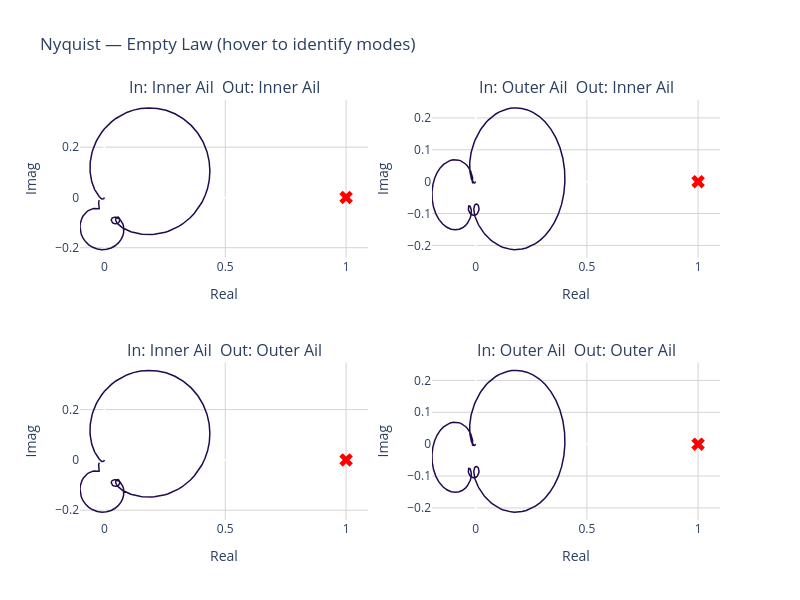

Write notebook code for a chart like this one.
### Code cell
fig = make_subplots(rows=2, cols=2,
                    subplot_titles=[
                        'In: Inner Ail  Out: Inner Ail',
                        'In: Outer Ail  Out: Inner Ail',
                        'In: Inner Ail  Out: Outer Ail',
                        'In: Outer Ail  Out: Outer Ail'])

positions = [(1,1),(1,2),(2,1),(2,2)]
idx_pairs  = [(0,0),(0,1),(1,0),(1,1)]
hover_text = [f"f = {f:.3f} Hz" for f in freq]

for (row,col), (i,j) in zip(positions, idx_pairs):
    H = H_OL[i, j, :]
    fig.add_trace(go.Scatter(
        x=np.real(H), y=np.imag(H),
        mode='lines', line=dict(color='#220B4D', width=1.5),
        text=hover_text, hovertemplate='%{text}<br>Re=%{x:.4f} Im=%{y:.4f}<extra></extra>',
        showlegend=False), row=row, col=col)
    fig.add_trace(go.Scatter(
        x=[1], y=[0], mode='markers',
        marker=dict(symbol='x', size=12, color='red'),
        showlegend=False), row=row, col=col)

fig.update_layout(title='Nyquist — Empty Law (hover to identify modes)',
                  height=600, width=800, plot_bgcolor='white')
for i in range(1,3):
    for j in range(1,3):
        fig.update_xaxes(showgrid=True, gridcolor='lightgrey',
                         title_text='Real', row=i, col=j)
        fig.update_yaxes(showgrid=True, gridcolor='lightgrey',
                         title_text='Imag', row=i, col=j)
fig.show()

### Figure 1 — Plotly figure (JSON) as saved in the notebook; plotly's stock layout.template omitted (floating-point values rounded to 4 significant figures; data arrays with more than 128 entries replaced by an {"elided": "..."} marker saying what was removed)
{"data": [{"hovertemplate": "%{text}<br>Re=%{x:.4f} Im=%{y:.4f}<extra></extra>", "line": {"color": "#220B4D", "width": 1.5}, "mode": "lines", "showlegend": false, "text": {"elided": "500 str values"}, "type": "scatter", "x": {"elided": "500 float values"}, "xaxis": "x", "y": {"elided": "500 float values"}, "yaxis": "y"}, {"marker": {"color": "red", "size": 12, "symbol": "x"}, "mode": "markers", "showlegend": false, "type": "scatter", "x": [1], "xaxis": "x", "y": [0], "yaxis": "y"}, {"hovertemplate": "%{text}<br>Re=%{x:.4f} Im=%{y:.4f}<extra></extra>", "line": {"color": "#220B4D", "width": 1.5}, "mode": "lines", "showlegend": false, "text": {"elided": "500 str values"}, "type": "scatter", "x": {"elided": "500 float values"}, "xaxis": "x2", "y": {"elided": "500 float values"}, "yaxis": "y2"}, {"marker": {"color": "red", "size": 12, "symbol": "x"}, "mode": "markers", "showlegend": false, "type": "scatter", "x": [1], "xaxis": "x2", "y": [0], "yaxis": "y2"}, {"hovertemplate": "%{text}<br>Re=%{x:.4f} Im=%{y:.4f}<extra></extra>", "line": {"color": "#220B4D", "width": 1.5}, "mode": "lines", "showlegend": false, "text": {"elided": "500 str values"}, "type": "scatter", "x": {"elided": "500 float values"}, "xaxis": "x3", "y": {"elided": "500 float values"}, "yaxis": "y3"}, {"marker": {"color": "red", "size": 12, "symbol": "x"}, "mode": "markers", "showlegend": false, "type": "scatter", "x": [1], "xaxis": "x3", "y": [0], "yaxis": "y3"}, {"hovertemplate": "%{text}<br>Re=%{x:.4f} Im=%{y:.4f}<extra></extra>", "line": {"color": "#220B4D", "width": 1.5}, "mode": "lines", "showlegend": false, "text": {"elided": "500 str values"}, "type": "scatter", "x": {"elided": "500 float values"}, "xaxis": "x4", "y": {"elided": "500 float values"}, "yaxis": "y4"}, {"marker": {"color": "red", "size": 12, "symbol": "x"}, "mode": "markers", "showlegend": false, "type": "scatter", "x": [1], "xaxis": "x4", "y": [0], "yaxis": "y4"}], "layout": {"annotations": [{"font": {"size": 16}, "showarrow": false, "text": "In: Inner Ail  Out: Inner Ail", "x": 0.225, "xanchor": "center", "xref": "paper", "y": 1, "yanchor": "bottom", "yref": "paper"}, {"font": {"size": 16}, "showarrow": false, "text": "In: Outer Ail  Out: Inner Ail", "x": 0.775, "xanchor": "center", "xref": "paper", "y": 1, "yanchor": "bottom", "yref": "paper"}, {"font": {"size": 16}, "showarrow": false, "text": "In: Inner Ail  Out: Outer Ail", "x": 0.225, "xanchor": "center", "xref": "paper", "y": 0.375, "yanchor": "bottom", "yref": "paper"}, {"font": {"size": 16}, "showarrow": false, "text": "In: Outer Ail  Out: Outer Ail", "x": 0.775, "xanchor": "center", "xref": "paper", "y": 0.375, "yanchor": "bottom", "yref": "paper"}], "height": 600, "plot_bgcolor": "white", "title": {"text": "Nyquist — Empty Law (hover to identify modes)"}, "width": 800, "xaxis": {"anchor": "y", "domain": [0, 0.45], "gridcolor": "lightgrey", "showgrid": true, "title": {"text": "Real"}}, "xaxis2": {"anchor": "y2", "domain": [0.55, 1], "gridcolor": "lightgrey", "showgrid": true, "title": {"text": "Real"}}, "xaxis3": {"anchor": "y3", "domain": [0, 0.45], "gridcolor": "lightgrey", "showgrid": true, "title": {"text": "Real"}}, "xaxis4": {"anchor": "y4", "domain": [0.55, 1], "gridcolor": "lightgrey", "showgrid": true, "title": {"text": "Real"}}, "yaxis": {"anchor": "x", "domain": [0.625, 1], "gridcolor": "lightgrey", "showgrid": true, "title": {"text": "Imag"}}, "yaxis2": {"anchor": "x2", "domain": [0.625, 1], "gridcolor": "lightgrey", "showgrid": true, "title": {"text": "Imag"}}, "yaxis3": {"anchor": "x3", "domain": [0, 0.375], "gridcolor": "lightgrey", "showgrid": true, "title": {"text": "Imag"}}, "yaxis4": {"anchor": "x4", "domain": [0, 0.375], "gridcolor": "lightgrey", "showgrid": true, "title": {"text": "Imag"}}}}
